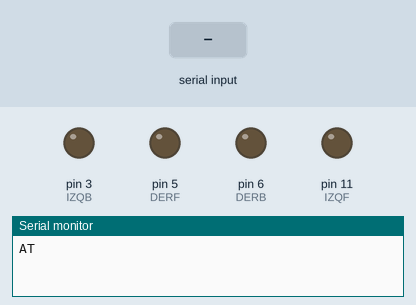
Recording of a sketch running on a simulated Arduino Uno, built with avr-gcc and run on an emulated ATmega328P. On the bench: output pins drawn as LEDs (lit = HIGH), the last lines printed to the serial monitor. The test bench sets the inputs (shaded band).

Above: at 1.0 s.
1.1 s: "OK\n" received over Serial
2.6 s: "a\n" received over Serial
At 3.2 s:
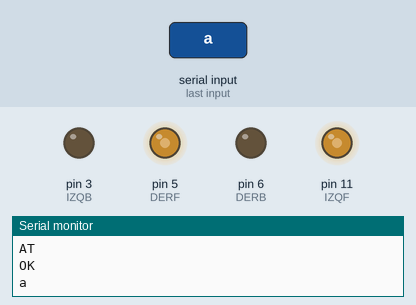
4.1 s: "b\n" received over Serial
At 5.3 s:
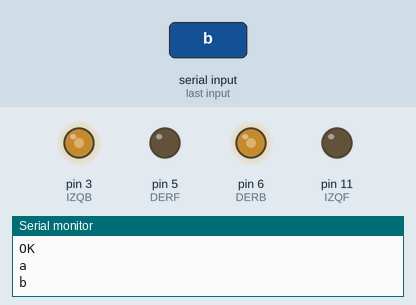
5.6 s: "d\n" received over Serial
At 6.6 s:
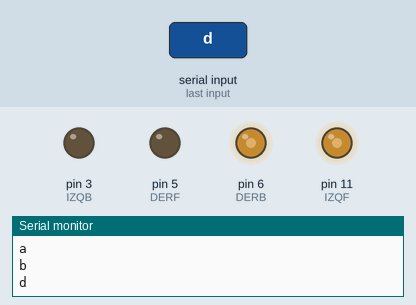
7.1 s: "i\n" received over Serial
At 7.8 s:
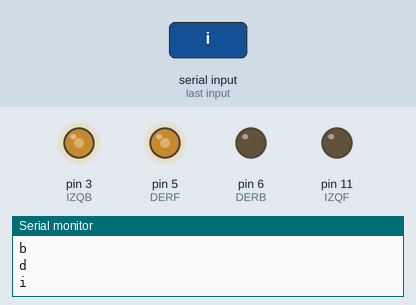
8.6 s: "z\n" received over Serial
Timing chart, 0 to 11.1 s (numbered marks = the images above; inputs shaded):
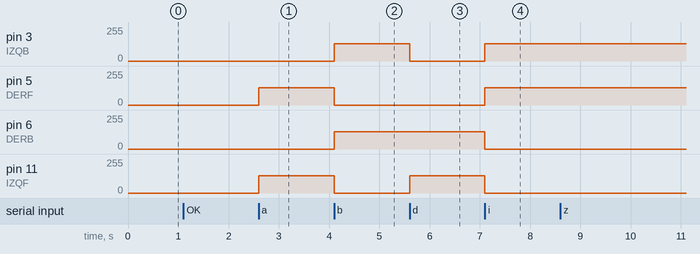

The sketch:

bot.ino
```cpp
// DEFINICIONES
#define DERF 5
#define DERB 6
#define IZQF 11
#define IZQB 3
#define EN   10
#define TORETTO 255
#define MEDIA 128
#define VIERNESENLACDMX 10
#define AGRESIVO true
#define EVASIVO false
#define RC false
#define AUTO true

// Variables generales
bool conexionBT = false;
bool modo = false;      //false = RC, true = AUTO
bool rotatingLeft = false;
bool rotatingRight = false;
bool forward = false;
bool backwards = false;
byte cmd;

void setup() {
  int timeUp = millis();
  // put your setup code here, to run once:
  //Iniciamos la comunicación serial
  Serial.begin(9600);
  //Checar conexión con BT, los módulos HC-05/06 resonden al comando "AT" con "OK"
  delayMicroseconds(10);
  Serial.print("AT");
  Serial.print('\r');
  Serial.print('\n');
  while(Serial.available()<= 0){
  ;
  }
  if (Serial.available() > 0){
    String cmd = Serial.readStringUntil('\n');
    Serial.println(cmd);
    if(cmd == "OK"){
      conexionBT = true;
    }
}

  //Se usará el TIMER1 para llevar a cabo tareas dependientes de tiempo
  TCCR1A = 0;
  TCCR1B = 0x01;
  TCNT1 = 0;

}

void loop() {
  cmd = 0x00;
  //Serial.println("h");
  // Si se está conectado el módulo BT entonces
  if (/*!ordenador && ConexionModuloBT*/true) {
    //Si está en modo RC
    if(!modo){
      //cmd[0] = 0;
      if(Serial.available()>0){
        Serial.readBytes(&cmd,1);
        //lee bytes restantes en el puerto serie y los descarta, no debería de haber, pero por si las moscas
        int dump = Serial.read();
      }

      switch (cmd){
        //no hay nada
        case 'z':
            Serial.println('z');
            stopMotion();
          break;
        //Adelante
        case 'a':
        Serial.println('a');
            goForward(128);
          break;
        //Atras
        case 'b':
        Serial.println('b');
            goBackwards(128);
          break;
        //Derecha
        case 'd':
        Serial.println('d');
            StartRightRotation(128);
          break;
        //Izquierda
        case 'i':
        Serial.println('i');
            StartLeftRotation(128);
          break;
        default:
            //No se hace nada
          break;
      }
    }


  }
}

////// Como no se requiere alta velocidad se usarán funciones básicas de librería en vez de acceso directo a puertos //////

//Función para rotar a la derecha
void StartRightRotation(int velocidad) {
  rotatingRight = true;
  //Si se encuentra moviendose de alguna forma, detenlo
  if (rotatingLeft || forward || backwards ) stopMotion();
  //derecha hacia atrás
  digitalWrite(DERF, LOW);
  analogWrite(DERB, velocidad);

  //izquierda hacia adelante
  digitalWrite(IZQB, LOW);
  analogWrite(IZQF, velocidad);

  digitalWrite(EN, HIGH);
}

//Función para rotar a la izquierda
void StartLeftRotation( int velocidad  ) {
  rotatingLeft = true;
  //Si se encuentra moviendose de alguna forma, detenlo
  if (rotatingRight || forward || backwards ) stopMotion();
  //derecha hacia adelante
  digitalWrite(DERB, LOW);
  analogWrite(DERF, velocidad);

  //izquierda hacia atrás
  digitalWrite(IZQF, LOW);
  analogWrite(IZQB, velocidad);

  digitalWrite(EN, HIGH);
}

//Función para avanzar hacia adelante
void goForward(int velocidad) {
  forward = true;
  //Si se encuentra moviendose de alguna forma, detenlo
  if (rotatingLeft || rotatingRight || backwards ) stopMotion();
  //derecha e izquierda adelante
  digitalWrite(DERB, LOW);
  digitalWrite(IZQB, LOW);
  analogWrite(DERF, velocidad);
  analogWrite(IZQF, velocidad);
  digitalWrite(EN, HIGH);
}

//Función para avanzar hacia atrás
void goBackwards(int velocidad) {
  backwards = true;
  //Si se encuentra moviendose de alguna forma, detenlo
  if (rotatingLeft || rotatingRight || forward ) stopMotion();
  //derecha e izquierda atrás
  digitalWrite(DERF, LOW);
  digitalWrite(IZQF, LOW);
  analogWrite(DERB, velocidad);
  analogWrite(IZQB, velocidad);
  digitalWrite(EN, HIGH);
}

//Función para detener el movimiento
void stopMotion() {
  digitalWrite(EN, LOW);
  backwards = false;
  forward = false;
  rotatingLeft = false;
  rotatingRight = false;

}

//////////////////////////////////////
//////////////////////////////////////
//////////////////////////////////////
//////////////////////////////////////
//////////////////////////////////////
/*

//Función para buscar enemigos
void LookForPussies(){
  //Analizará los sensores IR en busca de alguien (código de mi servicio social)
}

//Función para atacar a los enemigos
void beatTheCrapOutOfThePussies(byte posEnemigo){
  // 0 - al frente
  // 1 - izquierda
  // 2 - atrás
  // 3 - derecha
  // Alinea el carrito para tener alos enemigos de frente y luego le mete todo el acelerador
  switch (posEnemigo){
    case 0:
        goForward(TORETTO);
      break;
    case 1:
        StartLeftRotation(MEDIA);

      break;
    case 2:

      break;
    case 3:

      break;
  }
}

//Función para huir de los enemigod
void runBiiiitch(){
  //Toma acciones evasivas a toda velocidad
}
*/
```

Measured:
- after the input at 2.6 s, pin 5 (DERF), pin 11 (IZQF): 0/255 → 128/255 at once
- after the input at 4.1 s, pin 3 (IZQB), pin 6 (DERB): 0/255 → 128/255 at once; pin 5 (DERF), pin 11 (IZQF): 128/255 → 0/255 at once
- after the input at 5.6 s, pin 3 (IZQB): 128/255 → 0/255 at once; pin 11 (IZQF): 0/255 → 128/255 at once
- after the input at 7.1 s, pin 3 (IZQB), pin 5 (DERF): 0/255 → 128/255 at once; pin 6 (DERB), pin 11 (IZQF): 128/255 → 0/255 at once
